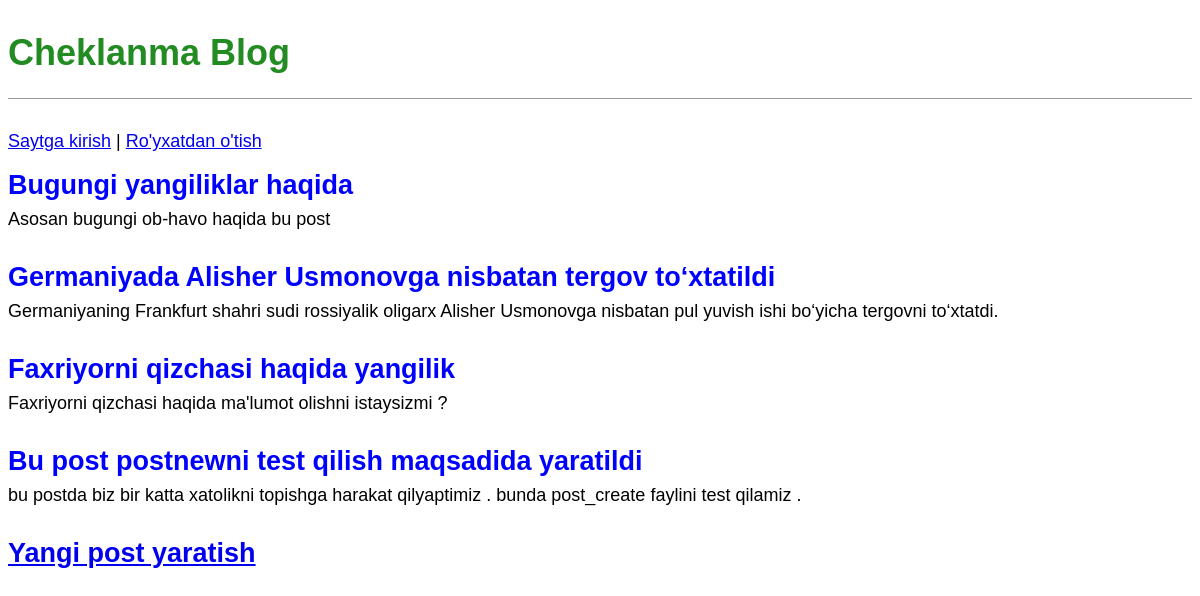
Before: / with the older database file.
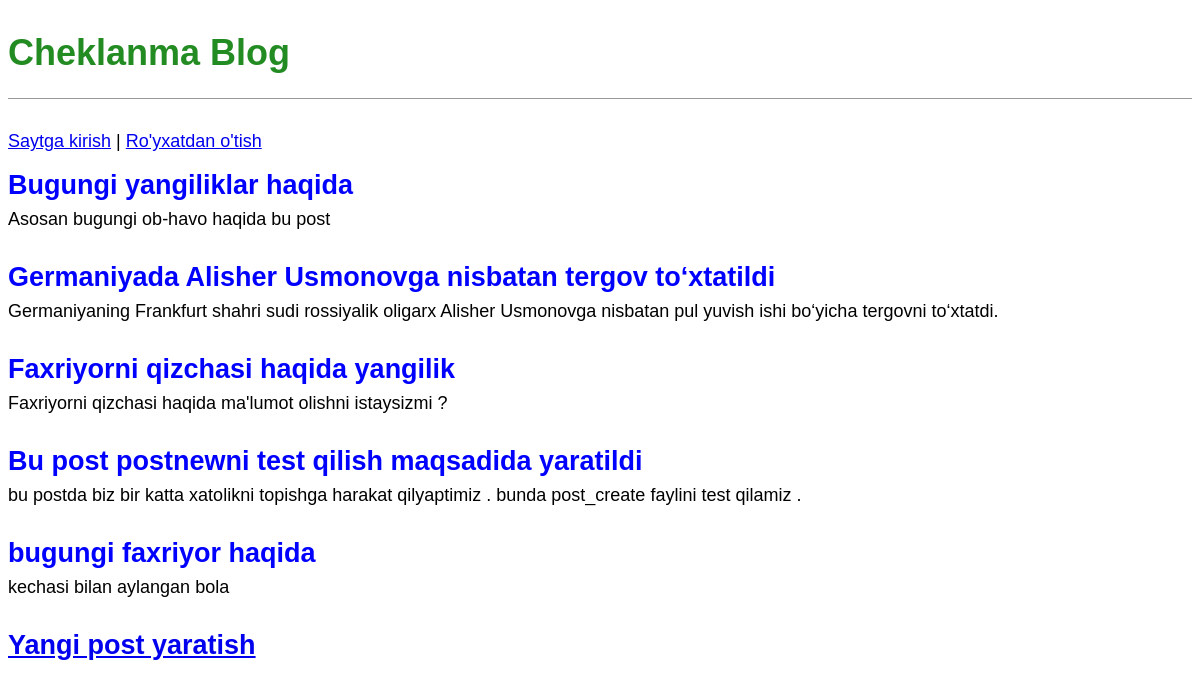
After: the same page with the newer database file.
### blog/models.py (models this page shows, shortened)
class Post(models.Model):
    title = models.CharField(max_length=200)
    author = models.ForeignKey(
        'auth.User',
        on_delete=models.CASCADE,
    )
    summary = models.TextField(max_length=400)
    body = models.TextField()

### blog/views.py (the view)
# urls.py: path('',BlogListView.as_view(),name = 'home'),
class BlogListView(ListView):
    model = Post
    template_name = 'home.html'

### templates/home.html
{% extends 'base.html' %}
{% block content %}
    {% for post in object_list %}
        <div class="post-entry">
            <h2><a href="{% url 'post_detail' post.pk %}">{{ post.title }}</a></h2>
            <p>{{ post.summary }}</p>
        </div>
    {% endfor %}
{% endblock content %}

### templates/base.html (shortened to what this page needs)
{% load static %}
<!DOCTYPE html>
<html lang="en">
<head>
    <link rel="stylesheet" href = "{% static 'css/base.css' %}">
</head>
<body>
    <header>
        <h1><a href="{% url 'home' %}">Cheklanma Blog</a></h1>
    </header>
    {% if user.is_authenticated %}
        <p>Xush kelibsiz, {{ user.username }}</p>
        <p><a href="{% url 'logout' %}">Chiqib ketish</a></p>
    {% else %}
        <p>
            <a href="{% url 'login' %}">Saytga kirish</a> |
            <a href="{% url 'signup' %}">Ro'yxatdan o'tish</a>
        </p>
    {% endif %}
    <div>
        {% block content %}
        {% endblock content %}
    </div>
    <footer>
        <h2><a href="{% url 'post_new' %}">Yangi post yaratish </a></h2>
    </footer>
</body>
</html>

### static/css/base.css (style rules this page uses)
header { border-bottom: 1px solid #999; margin-bottom: 2rem; display: flex; }
body { font-family: 'Noto Sans JP', sans-serif; font-size: 18px; }
header h1 a { color: ForestGreen; text-decoration: none; }
.post-entry { margin-bottom: 2rem; }
.post-entry h2 { margin: 0.5rem 0; }
.post-entry h2 a, .post-entry h2 a:visited { color: blue; text-decoration: none; }
.post-entry p { margin: 0; font-weight: 400; }

Changed rows visible on the page:
added Post: title "bugungi faxriyor haqida", summary "kechasi bilan aylangan bola"
